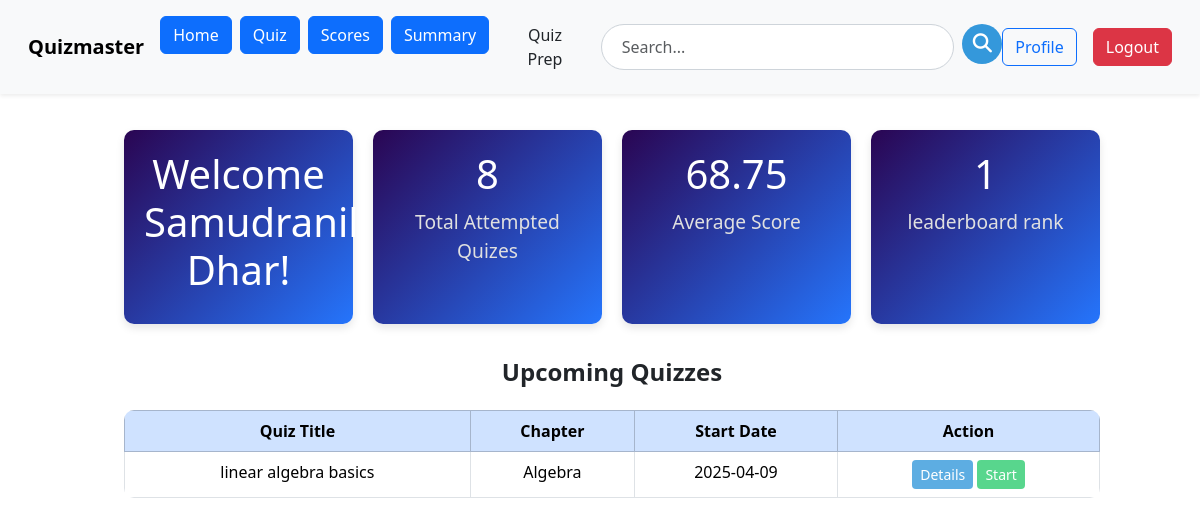
Screenshot of /user/user_dashboard (signed in) with the database file from the repository.
### models.py (models this page shows, shortened)
class User(db.Model):
    __tablename__='user'
    id = db.Column(db.Integer, primary_key=True)
    username = db.Column(db.String(32), unique=True)
    passhash = db.Column(db.String(256), nullable=False)
    name = db.Column(db.String(64), nullable=True)
    qualification = db.Column( db.String(64), nullable=True)
    email = db.Column(db.String(64), unique=True, nullable=True)
    dob = db.Column(db.Date, nullable=True)
    is_admin = db.Column(db.Boolean, nullable=False, default=False)
    flagged = db.Column(db.Boolean, nullable=False, default=False)
    scores = db.relationship('Scores', backref='user', lazy=True)
    @property
    def password(self):
        raise AttributeError('Password is not a readable attribute')

class Quiz(db.Model):
    id=db.Column(db.Integer, primary_key=True)
    name = db.Column(db.String(100), nullable=False)
    description=db.Column(db.String(256), nullable=True)
    start_date=db.Column(db.Date, nullable=True)
    end_date=db.Column(db.Date, nullable=True)
    time_duration=db.Column(db.Time, nullable=True)
    remarks=db.Column(db.String(256), nullable=True)
    no_of_questions=db.Column(db.Integer, nullable=True)
    is_active=db.Column(db.Boolean, nullable=False, default=False)
    questions = db.relationship('Questions', backref='quiz', lazy=True)
    total_attempted=db.Column(db.Integer, nullable=False, default=0)
    scores = db.relationship('Scores', backref='quiz', lazy=True)
    subject_id=db.Column(db.Integer, db.ForeignKey('subject.id'), nullable=False)
    chapter_id= db.Column(db.Integer, db.ForeignKey('chapter.id'),nullable=False)

class Chapter(db.Model):
    id=db.Column(db.Integer, primary_key=True)
    name=db.Column(db.String(32), unique=True)
    Description=db.Column(db.String(256), nullable=True)
    no_of_questions=db.Column(db.Integer, nullable=True)
    subject_id=db.Column(db.Integer, db.ForeignKey('subject.id'), nullable=False)
    quizzes = db.relationship('Quiz', backref='chapter', lazy=True)
    questions = db.relationship('Questions', backref='chapter', lazy=True)

### routes.py (the view)
@app.route('/user/user_dashboard')
@auth_required
def user_dashboard():
    quizzes=Quiz.query.filter(Quiz.start_date != None).all()
    ist = pytz.timezone('Asia/Kolkata')  # IST timezone
    current_date = datetime.now(ist).date()  # Get current IST time
    user = User.query.get(session['user_id'])
    scores = Scores.query.filter_by(user_id=user.id).all()
    total_attempted = len(scores)
    avg_score = 0
    if total_attempted > 0:
        avg_score = sum(score.score for score in scores) / total_attempted
    leaderboard = (
        db.session.query(
            User.id,
            User.name,
            db.func.sum(Scores.score).label('total_score')
        )
        .join(Scores, Scores.user_id == User.id)
        .group_by(User.id)
        .order_by(db.func.sum(Scores.score).desc())
        .all()
    )
    leaderboard_position = next((index + 1 for index, u in enumerate(leaderboard) if u.id == user.id), None)
    return render_template(
        'user/user_dashboard.html',
        quizzes=quizzes,
        current_date=current_date,
        user=user,
        avg_score=avg_score,
        scores=scores,
        total_attempted=total_attempted,
        leaderboard_position=leaderboard_position  # Pass leaderboard position to the template
    )

### routes.py (called while the page is built)
def auth_required(f):
    @wraps(f)
    def inner(*args, **kwargs):
        if 'user_id' not in session:
            flash('please login to continue')
            return redirect(url_for('login'))
        return f(*args, **kwargs)
    return inner

### templates/user/user_dashboard.html (shortened to what this page needs)
{% extends 'user/user_layout.html' %}
{% block content %}
<head>
    <link href="https://cdn.jsdelivr.net/npm/bootstrap@5.3.2/dist/css/bootstrap.min.css" rel="stylesheet">
</head>
<div class="container mt-3">
     <div class="stats-container">
        <div class="stat-card">
            <h3>Welcome {{user.name}}!</h3>
        </div>
        <div class="stat-card">
            <h3>{{ total_attempted }}</h3>
            <p>Total Attempted Quizes</p>
        </div>
        <div class="stat-card">
            <h3>{{ avg_score |round(2) }}</h3>
            <p>Average Score</p>
        </div>
        <div class="stat-card">
            <h3>{{ leaderboard_position }}</h3>
            <p>leaderboard rank</p>
        </div>
    </div>
    <div class="dashboard-title">Upcoming Quizzes</div>
    <table class="table table-bordered text-center quiz-table">
        <thead class="table-primary">
            <tr>
                <th>Quiz Title</th>
                <th>Chapter</th>
                <th>Start Date</th>
                <th>Action</th>
            </tr>
        </thead>
        <tbody>
            {% for quiz in quizzes %}
            {% if quiz.start_date > current_date %}
            <tr>
                <td>{{ quiz.name }}</td>
                <td>{{ quiz.chapter.name }}</td>
                <td>{{ quiz.start_date }}</td>
                <td>
                    <a href="{{ url_for('view_quiz', quiz_id=quiz.id) }}" class="btn btn-sm btn-view">Details</a>
                    <a href="{{ url_for('attempt_quiz', quiz_id=quiz.id) }}" class="btn btn-sm btn-start">Start</a>
                </td>
            </tr>
            {% endif %}
            {% endfor %}
        </tbody>
    </table>
</div>
{% endblock %}

### templates/user/user_dashboard.html (style rules this page uses)
.container { max-width: 1000px; min-width: 1000px; }
.dashboard-title { text-align: center; font-size: 24px; font-weight: bold; margin: 20px 0; }
.quiz-table { width: 100%; border-radius: 10px; overflow: hidden; }
.btn-view { background-color: #5dade2; color: white; border: none; }
.btn-start { background-color: #58d68d; color: white; border: none; }
.stats-container { padding-top: 20px; display: flex; justify-content: space-between; gap: 20px; margin-bottom: 30px; }
.stat-card { flex: 1; background: linear-gradient(135deg, #2a0552, #2575fc); color: #ffffff; padding: 20px; border-radius: 10px; box-shadow: 0 4px 8px rgba(0, 0, 0, 0.1); text-align: center; transition: transform 0.3s ease, box-shadow 0.3s ease; min-width: 100px; }
.stat-card h3 { font-size: 2.5rem; margin-bottom: 10px; }
.stat-card p { font-size: 1.2rem; color: #e0e0e0; }

### rows the page displays
User: name "Samudranil Dhar"
Quiz: name "linear algebra basics", chapter.name "Algebra", start_date "2025-04-09"

### other values shown
{{ total_attempted }} "8"
{{ avg_score |round(2) }} "68.75"
{{ leaderboard_position }} "1"
